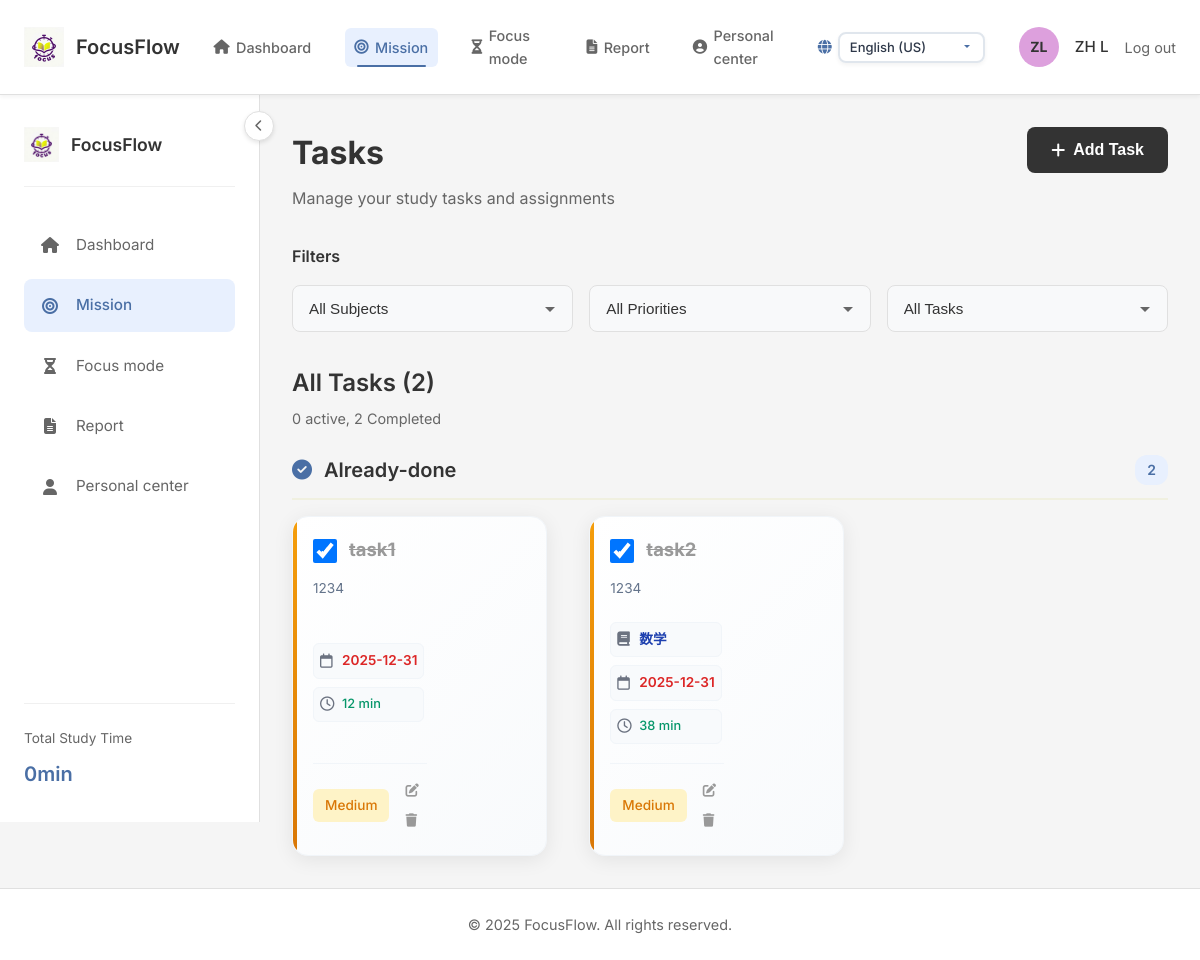
Page /tasks (signed in) on the committed database.
### tables this page shows
CREATE TABLE tasks (
    id INTEGER PRIMARY KEY AUTOINCREMENT,
    user_id INTEGER NOT NULL,
    title TEXT NOT NULL,
    description TEXT,
    course TEXT,
    priority TEXT DEFAULT 'medium', -- high, medium, low
    status TEXT DEFAULT 'pending', -- pending, in_progress, completed
    due_date TEXT,
    repeat TEXT, -- daily, weekly, monthly
    estimated_time INTEGER DEFAULT 60, -- 添加预计时间字段，默认60分钟
    created_at TIMESTAMP DEFAULT CURRENT_TIMESTAMP,
    updated_at TIMESTAMP DEFAULT CURRENT_TIMESTAMP,
    FOREIGN KEY (user_id) REFERENCES users (id) ON DELETE CASCADE
);

### focusflow/app.py (the view)
@app.route('/tasks')
@login_required
def tasks():
    print("[调试] 访问任务列表页面")
    lang = get_current_lang()
    translations = get_translations(lang)
    user_id = session['user_id']
    conn = get_db_connection()
    try:
        print(f"[调试] 获取用户 {user_id} 的所有任务")
        tasks = conn.execute('SELECT * FROM tasks WHERE user_id = ? ORDER BY due_date ASC', (user_id,)).fetchall()
        tasks_with_tags = []
        today = datetime.now().date()
        for task in tasks:
            print(f"[调试] 获取任务 {task['id']} 的标签")
            tags = conn.execute('SELECT tag FROM task_tags WHERE task_id = ?', (task['id'],)).fetchall()
            task_dict = dict(task)
            task_dict['tags'] = [tag['tag'] for tag in tags]
            task_dict['due_date_iso'] = task_dict.get('due_date') or ''
            task_dict['due_days_diff'] = None
            task_dict['due_date_display'] = task_dict.get('due_date') or ''
            if task_dict.get('due_date'):
                try:
                    due_date = datetime.strptime(task_dict['due_date'], '%Y-%m-%d').date()
                    days_diff = (due_date - today).days
                    task_dict['due_days_diff'] = days_diff
                    if days_diff == 0:
                        task_dict['due_date_display'] = translations.get('today', 'Today')
                    elif days_diff == 1:
                        task_dict['due_date_display'] = translations.get('tomorrow', 'Tomorrow')
                    elif days_diff > 1:
                        task_dict['due_date_display'] = f"{days_diff} {translations.get('days', 'days')}"
                    else:
                        task_dict['due_date_display'] = due_date.strftime('%Y-%m-%d')
                except Exception:
                    task_dict['due_date_display'] = task_dict['due_date']
            task_dict['estimated_time'] = task_dict.get('estimated_time', 60)  # 从数据库获取，如果没有则使用默认值60
            tasks_with_tags.append(task_dict)
    except Exception as e:
        print(f"[调试] 获取任务列表时出现错误: {str(e)}")
        tasks_with_tags = []
    finally:
        conn.close()
    return render_template('tasks.html', translations=translations, lang=lang, tasks=tasks_with_tags)

### focusflow/app.py (called while the page is built)
def get_current_lang() -> str:
    lang = request.args.get('lang') or session.get('lang') or 'en-US'
    session['lang'] = lang
    return lang

@app.context_processor
def inject_i18n():
    lang = get_current_lang()
    return dict(
        supported_languages=app.config['LANGUAGES'],
        lang=lang,
        translations=get_translations(lang),
    )

def get_db_connection():
    print("[调试] 尝试连接数据库...")
    try:
        conn = sqlite3.connect(app.config['DATABASE'])
        conn.row_factory = sqlite3.Row
        print("[调试] 数据库连接成功")
        return conn
    except Exception as e:
        print(f"[调试] 数据库连接失败: {str(e)}")
        raise

def login_required(f):
    @wraps(f)
    def decorated_function(*args, **kwargs):
        print(f"[调试] 验证用户登录状态，session中的user_id: {session.get('user_id')}")
        if 'user_id' not in session:
            print("[调试] 用户未登录，重定向到登录页面")
            return redirect(url_for('login'))
        print("[调试] 用户已登录，继续执行请求")
        return f(*args, **kwargs)
    return decorated_function

### focusflow/utils/helpers.py (called while the page is built)
def generate_random_color():
    colors = ['#FF6B6B', '#4ECDC4', '#45B7D1', '#96CEB4', '#FFEAA7',
              '#DDA0DD', '#98D8C8', '#F7DC6F', '#BB8FCE', '#85C1E9']
    return random.choice(colors)

### focusflow/templates/tasks.html (shortened to what this page needs)
{% extends "base.html" %}
{% block content %}
<div class="tasks-page-container">
    <div class="tasks-page-header">
        <div class="tasks-header-content">
            <div>
                <h1 class="tasks-page-title">{{ translations.tasks_page_title }}</h1>
                <p class="tasks-page-subtitle">{{ translations.tasks_page_subtitle }}</p>
            </div>
            <button id="add-task-btn" class="btn-add-task">
                <i class="fas fa-plus"></i> {{ translations.add_task }}
            </button>
        </div>
    </div>
    <div class="tasks-filters-section">
        <h3 class="filters-label">{{ translations.filters }}</h3>
        <div class="filters-row">
            <div class="filter-dropdown-wrapper">
                <select id="filter-subject" class="filter-dropdown">
                    <option value="">{{ translations.all_subjects }}</option>
                    {% set subjects = [] %}
                </select>
            </div>
            <div class="filter-dropdown-wrapper">
                <select id="filter-priority" class="filter-dropdown">
                    <option value="">{{ translations.all_priorities }}</option>
                </select>
            </div>
            <div class="filter-dropdown-wrapper">
                <select id="filter-status" class="filter-dropdown">
                    <option value="">{{ translations.all_tasks }}</option>
                </select>
            </div>
        </div>
    </div>
    <div class="tasks-list-section">
        <div class="tasks-list-header">
            <h2 class="tasks-list-title">
                {{ translations.all_tasks }} (<span id="total-tasks-count">{{ tasks|length }}</span>)
            </h2>
            <p class="tasks-list-subtitle">
                <span id="active-tasks-count">{{ tasks|selectattr('status', 'ne', 'completed')|list|length }}</span> {{ translations.active }},
                <span id="completed-tasks-count">{{ tasks|selectattr('status', 'equalto', 'completed')|list|length }}</span> {{ translations.completed }}
            </p>
        </div>
        {% set todo_tasks = tasks|selectattr('status', 'equalto', 'pending')|list %}
        {% set in_progress_tasks = tasks|selectattr('status', 'equalto', 'in_progress')|list %}
        {% set completed_tasks = tasks|selectattr('status', 'equalto', 'completed')|list %}
        {% if completed_tasks|length > 0 %}
        <div class="task-status-section" data-status="completed">
            <h3 class="task-status-title">
                <i class="fas fa-check-circle"></i> {{ translations.already_done }}
                <span class="task-count-badge">{{ completed_tasks|length }}</span>
            </h3>
            <div class="tasks-list" id="completed-tasks-list">
                {% for task in completed_tasks %}
                {% include 'task_card.html' %}
                {% endfor %}
            </div>
        </div>
        {% endif %}
    </div>
</div>
{% endblock %}

### focusflow/templates/task_card.html
<div class="task-card-modern"
     data-subject="{{ task.course or '' }}"
     data-priority="{{ task.priority }}"
     data-status="{{ task.status }}"
     data-due-date-iso="{{ task.due_date_iso or '' }}"
     data-task-id="{{ task.id }}"
     data-estimated-time="{{ task.estimated_time }}">
    <div class="task-card-header">
        <input type="checkbox"
               class="task-checkbox-modern"
               data-task-id="{{ task.id }}"
               {% if task.status == 'completed' %}checked{% endif %}>
        <h3 class="task-title-modern {% if task.status == 'completed' %}completed{% endif %}">
            {{ task.title }}
        </h3>
    </div>
    {% if task.description %}
    <div class="task-description-modern">
        {{ task.description }}
    </div>
    {% endif %}
    <div class="task-details-modern">
        {% if task.course %}
        <div class="task-detail-item">
            <i class="fas fa-book"></i>
            <span class="task-subject-modern">{{ task.course }}</span>
        </div>
        {% endif %}
        {% if task.due_date_display %}
        <div class="task-detail-item">
            <i class="far fa-calendar"></i>
            <span class="task-due-date-modern
                {% if task.due_days_diff == 0 %}due-today{% elif task.due_days_diff == 1 %}due-tomorrow{% endif %}">
                {{ task.due_date_display }}
            </span>
        </div>
        {% endif %}
        {% if task.estimated_time %}
        <div class="task-detail-item">
            <i class="far fa-clock"></i>
            <span class="task-time-modern">
                {{ task.estimated_time }} {{ translations['min'] }}
            </span>
        </div>
        {% endif %}
    </div>
    <div class="task-actions-modern">
        {% if task.priority %}
        <span class="priority-tag-modern priority-{{ task.priority }}">
            {{ translations['priority_' ~ task.priority] if ('priority_' ~ task.priority) in translations else task.priority|title }}
        </span>
        {% endif %}
        <div class="action-buttons">
            <button class="edit-btn-modern" data-task-id="{{ task.id }}" title="{{ translations.edit }}">
                <i class="fas fa-edit"></i>
            </button>
            <button class="delete-btn-modern" data-task-id="{{ task.id }}" title="{{ translations.delete }}">
                <i class="fas fa-trash"></i>
            </button>
        </div>
    </div>
</div>

### rows in the picture
tasks: status "☑", title "task1", description "1234", due_date_display "2025-12-31", estimated_time "12"
tasks: status "☑", title "task2", description "1234", course "数学", due_date_display "2025-12-31", estimated_time "38"

### other values in the picture
{{ translations.dashboard }} "Dashboard"
{{ translations.tasks }} "Mission"
{{ translations.focus }} "Focus mode"
{{ translations.reports }} "Report"
{{ translations.profile }} "Personal center"
{{ g.initials|default('UU') }} "ZL"
{{ g.user_name|default('User') }} "ZH L"
{{ translations.logout }} "Log out"
{{ translations.total_study_time }} "Total Study Time"
{{ g.total_study_time|default('0h 0m') }} "0min"
{{ translations.tasks_page_title }} "Tasks"
{{ translations.tasks_page_subtitle }} "Manage your study tasks and assignments"
{{ translations.add_task }} "Add Task"
{{ translations.filters }} "Filters"
{{ translations.all_tasks }} "All Tasks"
